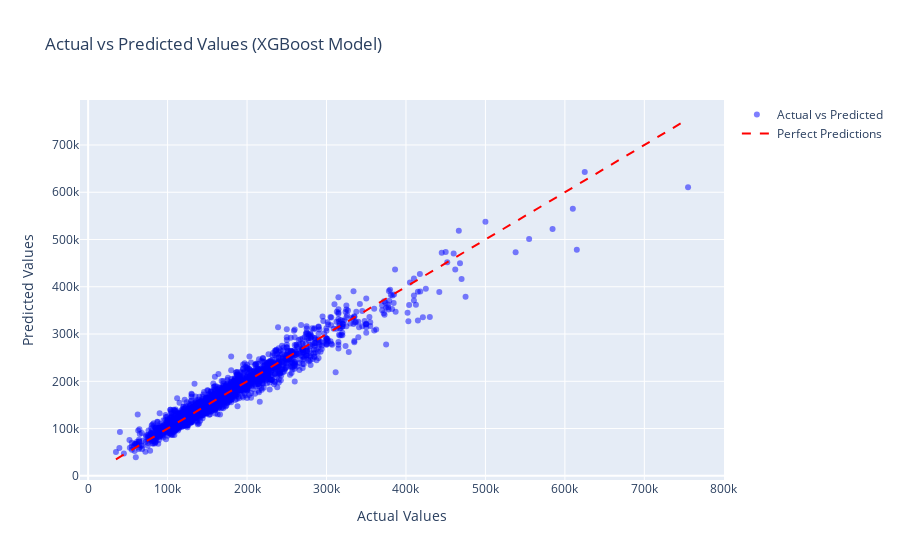

The notebook cell saved with this chart:
### Code cell
# Plotting actual vs predicted values
plt.figure(figsize=(8, 6))
plt.scatter(y, predicted_values, color='blue', alpha=0.5)
plt.plot([min(y), max(y)], [min(y), max(y)], linestyle='--', color='red')
plt.xlabel('Actual Values')
plt.ylabel('Predicted Values')
plt.title('Actual vs Predicted Values (XGBoost Model)')
plt.grid(True)
plt.show()

# Create a scatter plot
scatter_plot = go.Scatter(x=y, y=predicted_values, mode='markers', 
                          marker=dict(color='blue', opacity=0.5),
                          name='Actual vs Predicted')

# Add a diagonal line representing perfect predictions
diagonal_line = go.Scatter(x=[min(y), max(y)], y=[min(y), max(y)],
                           mode='lines', line=dict(color='red', dash='dash'),
                           name='Perfect Predictions')

# Layout
layout = go.Layout(title='Actual vs Predicted Values (XGBoost Model)',
                   xaxis=dict(title='Actual Values'),
                   yaxis=dict(title='Predicted Values'),
                   showlegend=True)

# Create figure
scatter_fig = go.Figure(data=[scatter_plot, diagonal_line], layout=layout)

# Show plot
scatter_fig.show()

### Figure 1 — Plotly figure (JSON) as saved in the notebook; plotly's stock layout.template omitted (floating-point values rounded to 4 significant figures; data arrays with more than 128 entries replaced by an {"elided": "..."} marker saying what was removed)
{"data": [{"marker": {"color": "blue", "opacity": 0.5}, "mode": "markers", "name": "Actual vs Predicted", "type": "scatter", "x": {"elided": "2410 int values"}, "y": {"elided": "2410 float values"}}, {"line": {"color": "red", "dash": "dash"}, "mode": "lines", "name": "Perfect Predictions", "type": "scatter", "x": [35000, 755000], "y": [35000, 755000]}], "layout": {"autosize": true, "showlegend": true, "title": {"text": "Actual vs Predicted Values (XGBoost Model)"}, "xaxis": {"autorange": true, "range": [-7322.0, 797300.0], "title": {"text": "Actual Values"}, "type": "linear"}, "yaxis": {"autorange": true, "range": [-18360.0, 795700.0], "title": {"text": "Predicted Values"}, "type": "linear"}}}
